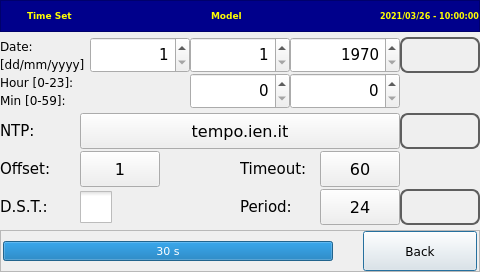
<?xml version="1.0" encoding="UTF-8"?>
<ui version="4.0">
 <class>TimeSet</class>
 <widget class="QDialog" name="TimeSet">
  <property name="geometry">
   <rect>
    <x>0</x>
    <y>0</y>
    <width>480</width>
    <height>272</height>
   </rect>
  </property>
  <property name="windowTitle">
   <string>Dialog</string>
  </property>
  <layout class="QVBoxLayout" name="verticalLayout_3">
   <property name="spacing">
    <number>0</number>
   </property>
   <property name="margin">
    <number>0</number>
   </property>
   <item>
    <widget class="QFrame" name="frameTitle">
     <property name="minimumSize">
      <size>
       <width>0</width>
       <height>32</height>
      </size>
     </property>
     <property name="maximumSize">
      <size>
       <width>16777215</width>
       <height>32</height>
      </size>
     </property>
     <property name="styleSheet">
      <string notr="true">background-color: DarkBlue;
color: Yellow;</string>
     </property>
     <property name="frameShape">
      <enum>QFrame::StyledPanel</enum>
     </property>
     <property name="frameShadow">
      <enum>QFrame::Raised</enum>
     </property>
     <layout class="QHBoxLayout" name="horizontalLayout_2">
      <property name="spacing">
       <number>2</number>
      </property>
      <property name="margin">
       <number>0</number>
      </property>
      <item>
       <widget class="QLabel" name="lblIcon">
        <property name="minimumSize">
         <size>
          <width>24</width>
          <height>24</height>
         </size>
        </property>
        <property name="maximumSize">
         <size>
          <width>24</width>
          <height>24</height>
         </size>
        </property>
        <property name="styleSheet">
         <string notr="true">border-image: url(&quot;:/libicons/img/Clock-icon.png&quot;)</string>
        </property>
        <property name="text">
         <string/>
        </property>
       </widget>
      </item>
      <item>
       <widget class="QLabel" name="lblAction">
        <property name="minimumSize">
         <size>
          <width>0</width>
          <height>25</height>
         </size>
        </property>
        <property name="maximumSize">
         <size>
          <width>16777215</width>
          <height>25</height>
         </size>
        </property>
        <property name="font">
         <font>
          <family>DejaVu Sans</family>
          <pointsize>7</pointsize>
          <weight>75</weight>
          <bold>true</bold>
         </font>
        </property>
        <property name="styleSheet">
         <string notr="true"/>
        </property>
        <property name="text">
         <string>Time Set</string>
        </property>
        <property name="scaledContents">
         <bool>false</bool>
        </property>
       </widget>
      </item>
      <item>
       <spacer name="horizontalSpacer_2">
        <property name="orientation">
         <enum>Qt::Horizontal</enum>
        </property>
        <property name="sizeType">
         <enum>QSizePolicy::MinimumExpanding</enum>
        </property>
        <property name="sizeHint" stdset="0">
         <size>
          <width>10</width>
          <height>20</height>
         </size>
        </property>
       </spacer>
      </item>
      <item>
       <widget class="QLabel" name="lblModel">
        <property name="minimumSize">
         <size>
          <width>0</width>
          <height>25</height>
         </size>
        </property>
        <property name="maximumSize">
         <size>
          <width>16777215</width>
          <height>25</height>
         </size>
        </property>
        <property name="font">
         <font>
          <family>DejaVu Sans</family>
          <pointsize>7</pointsize>
          <weight>75</weight>
          <bold>true</bold>
         </font>
        </property>
        <property name="styleSheet">
         <string notr="true"/>
        </property>
        <property name="text">
         <string>Model</string>
        </property>
        <property name="scaledContents">
         <bool>false</bool>
        </property>
       </widget>
      </item>
      <item>
       <spacer name="horizontalSpacer_3">
        <property name="orientation">
         <enum>Qt::Horizontal</enum>
        </property>
        <property name="sizeHint" stdset="0">
         <size>
          <width>40</width>
          <height>20</height>
         </size>
        </property>
       </spacer>
      </item>
      <item alignment="Qt::AlignVCenter">
       <widget class="QLabel" name="lblDateTime">
        <property name="font">
         <font>
          <family>DejaVu Sans</family>
          <pointsize>6</pointsize>
          <weight>75</weight>
          <bold>true</bold>
         </font>
        </property>
        <property name="text">
         <string>2021/03/26 - 10:00:00</string>
        </property>
       </widget>
      </item>
     </layout>
    </widget>
   </item>
   <item>
    <spacer name="verticalSpacer_3">
     <property name="orientation">
      <enum>Qt::Vertical</enum>
     </property>
     <property name="sizeHint" stdset="0">
      <size>
       <width>20</width>
       <height>0</height>
      </size>
     </property>
    </spacer>
   </item>
   <item>
    <layout class="QGridLayout" name="gridLayout_2">
     <property name="spacing">
      <number>0</number>
     </property>
     <item row="0" column="3">
      <widget class="QSpinBox" name="spinBoxAnno">
       <property name="sizePolicy">
        <sizepolicy hsizetype="Minimum" vsizetype="MinimumExpanding">
         <horstretch>0</horstretch>
         <verstretch>0</verstretch>
        </sizepolicy>
       </property>
       <property name="minimumSize">
        <size>
         <width>110</width>
         <height>36</height>
        </size>
       </property>
       <property name="maximumSize">
        <size>
         <width>160</width>
         <height>66</height>
        </size>
       </property>
       <property name="font">
        <font>
         <family>DejaVu Sans</family>
         <pointsize>11</pointsize>
         <weight>50</weight>
         <italic>false</italic>
         <bold>false</bold>
        </font>
       </property>
       <property name="focusPolicy">
        <enum>Qt::NoFocus</enum>
       </property>
       <property name="styleSheet">
        <string notr="true"/>
       </property>
       <property name="alignment">
        <set>Qt::AlignRight|Qt::AlignTrailing|Qt::AlignVCenter</set>
       </property>
       <property name="minimum">
        <number>1970</number>
       </property>
       <property name="maximum">
        <number>2100</number>
       </property>
       <property name="value">
        <number>1970</number>
       </property>
      </widget>
     </item>
     <item row="0" column="2">
      <widget class="QSpinBox" name="spinBoxMese">
       <property name="sizePolicy">
        <sizepolicy hsizetype="Minimum" vsizetype="MinimumExpanding">
         <horstretch>0</horstretch>
         <verstretch>0</verstretch>
        </sizepolicy>
       </property>
       <property name="minimumSize">
        <size>
         <width>100</width>
         <height>36</height>
        </size>
       </property>
       <property name="maximumSize">
        <size>
         <width>130</width>
         <height>66</height>
        </size>
       </property>
       <property name="font">
        <font>
         <family>DejaVu Sans</family>
         <pointsize>11</pointsize>
         <weight>50</weight>
         <italic>false</italic>
         <bold>false</bold>
        </font>
       </property>
       <property name="focusPolicy">
        <enum>Qt::NoFocus</enum>
       </property>
       <property name="alignment">
        <set>Qt::AlignRight|Qt::AlignTrailing|Qt::AlignVCenter</set>
       </property>
       <property name="minimum">
        <number>1</number>
       </property>
       <property name="maximum">
        <number>12</number>
       </property>
       <property name="value">
        <number>1</number>
       </property>
      </widget>
     </item>
     <item row="1" column="3">
      <widget class="QSpinBox" name="spinBoxMinuti">
       <property name="sizePolicy">
        <sizepolicy hsizetype="Minimum" vsizetype="MinimumExpanding">
         <horstretch>0</horstretch>
         <verstretch>0</verstretch>
        </sizepolicy>
       </property>
       <property name="minimumSize">
        <size>
         <width>100</width>
         <height>36</height>
        </size>
       </property>
       <property name="maximumSize">
        <size>
         <width>130</width>
         <height>66</height>
        </size>
       </property>
       <property name="font">
        <font>
         <family>DejaVu Sans</family>
         <pointsize>11</pointsize>
         <weight>50</weight>
         <italic>false</italic>
         <bold>false</bold>
        </font>
       </property>
       <property name="focusPolicy">
        <enum>Qt::NoFocus</enum>
       </property>
       <property name="alignment">
        <set>Qt::AlignRight|Qt::AlignTrailing|Qt::AlignVCenter</set>
       </property>
       <property name="maximum">
        <number>59</number>
       </property>
      </widget>
     </item>
     <item row="0" column="4">
      <widget class="QPushButton" name="pushButtonSetManual">
       <property name="sizePolicy">
        <sizepolicy hsizetype="Minimum" vsizetype="MinimumExpanding">
         <horstretch>0</horstretch>
         <verstretch>0</verstretch>
        </sizepolicy>
       </property>
       <property name="minimumSize">
        <size>
         <width>36</width>
         <height>36</height>
        </size>
       </property>
       <property name="maximumSize">
        <size>
         <width>80</width>
         <height>80</height>
        </size>
       </property>
       <property name="focusPolicy">
        <enum>Qt::NoFocus</enum>
       </property>
       <property name="styleSheet">
        <string notr="true">QPushButton
{
border: 2px solid  rgb(94, 94, 94);
border-radius: 8px;
qproperty-icon: url(:/libicons/img/OK.png);
qproperty-iconSize: 24px 24px;
qproperty-focusPolicy: NoFocus;
}
QPushButton:pressed
{
border: 2px solid  rgb(194, 194, 194);
background-color:  rgb(255, 255, 127);
}
QPushButton:disabled
{
border: 2px solid  rgb(194, 194, 194);
}
</string>
       </property>
       <property name="text">
        <string/>
       </property>
      </widget>
     </item>
     <item row="0" column="0">
      <layout class="QVBoxLayout" name="verticalLayout">
       <property name="spacing">
        <number>0</number>
       </property>
       <item>
        <widget class="QLabel" name="labelDataTitle">
         <property name="font">
          <font>
           <family>DejaVu Sans</family>
           <pointsize>9</pointsize>
          </font>
         </property>
         <property name="text">
          <string>Date:</string>
         </property>
        </widget>
       </item>
       <item>
        <widget class="QLabel" name="labelDataTitle_2">
         <property name="font">
          <font>
           <family>DejaVu Sans</family>
           <pointsize>9</pointsize>
          </font>
         </property>
         <property name="text">
          <string>[dd/mm/yyyy]</string>
         </property>
        </widget>
       </item>
      </layout>
     </item>
     <item row="1" column="0">
      <layout class="QVBoxLayout" name="verticalLayout_2">
       <property name="spacing">
        <number>0</number>
       </property>
       <item>
        <widget class="QLabel" name="labelOraTile">
         <property name="font">
          <font>
           <family>DejaVu Sans</family>
           <pointsize>9</pointsize>
          </font>
         </property>
         <property name="text">
          <string>Hour [0-23]:</string>
         </property>
        </widget>
       </item>
       <item>
        <widget class="QLabel" name="labelMinTile">
         <property name="font">
          <font>
           <family>DejaVu Sans</family>
           <pointsize>9</pointsize>
          </font>
         </property>
         <property name="text">
          <string>Min [0-59]:</string>
         </property>
        </widget>
       </item>
      </layout>
     </item>
     <item row="1" column="2">
      <widget class="QSpinBox" name="spinBoxOre">
       <property name="sizePolicy">
        <sizepolicy hsizetype="Minimum" vsizetype="MinimumExpanding">
         <horstretch>0</horstretch>
         <verstretch>0</verstretch>
        </sizepolicy>
       </property>
       <property name="minimumSize">
        <size>
         <width>100</width>
         <height>36</height>
        </size>
       </property>
       <property name="maximumSize">
        <size>
         <width>130</width>
         <height>66</height>
        </size>
       </property>
       <property name="font">
        <font>
         <family>DejaVu Sans</family>
         <pointsize>11</pointsize>
         <weight>50</weight>
         <italic>false</italic>
         <bold>false</bold>
        </font>
       </property>
       <property name="focusPolicy">
        <enum>Qt::NoFocus</enum>
       </property>
       <property name="alignment">
        <set>Qt::AlignRight|Qt::AlignTrailing|Qt::AlignVCenter</set>
       </property>
       <property name="maximum">
        <number>23</number>
       </property>
      </widget>
     </item>
     <item row="0" column="1">
      <widget class="QSpinBox" name="spinBoxGiorno">
       <property name="sizePolicy">
        <sizepolicy hsizetype="Minimum" vsizetype="MinimumExpanding">
         <horstretch>0</horstretch>
         <verstretch>0</verstretch>
        </sizepolicy>
       </property>
       <property name="minimumSize">
        <size>
         <width>100</width>
         <height>36</height>
        </size>
       </property>
       <property name="maximumSize">
        <size>
         <width>130</width>
         <height>66</height>
        </size>
       </property>
       <property name="font">
        <font>
         <family>DejaVu Sans</family>
         <pointsize>11</pointsize>
         <weight>50</weight>
         <italic>false</italic>
         <bold>false</bold>
        </font>
       </property>
       <property name="focusPolicy">
        <enum>Qt::NoFocus</enum>
       </property>
       <property name="alignment">
        <set>Qt::AlignRight|Qt::AlignTrailing|Qt::AlignVCenter</set>
       </property>
       <property name="minimum">
        <number>1</number>
       </property>
       <property name="maximum">
        <number>31</number>
       </property>
       <property name="value">
        <number>1</number>
       </property>
      </widget>
     </item>
    </layout>
   </item>
   <item>
    <spacer name="verticalSpacer">
     <property name="orientation">
      <enum>Qt::Vertical</enum>
     </property>
     <property name="sizeType">
      <enum>QSizePolicy::MinimumExpanding</enum>
     </property>
     <property name="sizeHint" stdset="0">
      <size>
       <width>20</width>
       <height>1</height>
      </size>
     </property>
    </spacer>
   </item>
   <item>
    <layout class="QGridLayout" name="gridLayout">
     <property name="horizontalSpacing">
      <number>0</number>
     </property>
     <property name="verticalSpacing">
      <number>2</number>
     </property>
     <item row="2" column="5">
      <widget class="QPushButton" name="pushButtonNTPSync">
       <property name="sizePolicy">
        <sizepolicy hsizetype="Minimum" vsizetype="Expanding">
         <horstretch>0</horstretch>
         <verstretch>0</verstretch>
        </sizepolicy>
       </property>
       <property name="minimumSize">
        <size>
         <width>36</width>
         <height>36</height>
        </size>
       </property>
       <property name="maximumSize">
        <size>
         <width>80</width>
         <height>90</height>
        </size>
       </property>
       <property name="focusPolicy">
        <enum>Qt::NoFocus</enum>
       </property>
       <property name="styleSheet">
        <string notr="true">QPushButton
{
border: 2px solid  rgb(94, 94, 94);
border-radius: 8px;
qproperty-icon: url(:/libicons/img/Reload_64.png);
qproperty-iconSize: 24px 24px;
qproperty-focusPolicy: NoFocus;
}
QPushButton:pressed
{
border: 2px solid  rgb(194, 194, 194);
background-color:  rgb(255, 255, 127);
}
QPushButton:disabled
{
border: 2px solid  rgb(194, 194, 194);
}
</string>
       </property>
       <property name="text">
        <string/>
       </property>
      </widget>
     </item>
     <item row="0" column="0">
      <widget class="QLabel" name="labelNtpServer">
       <property name="sizePolicy">
        <sizepolicy hsizetype="Minimum" vsizetype="Expanding">
         <horstretch>0</horstretch>
         <verstretch>0</verstretch>
        </sizepolicy>
       </property>
       <property name="minimumSize">
        <size>
         <width>80</width>
         <height>30</height>
        </size>
       </property>
       <property name="maximumSize">
        <size>
         <width>128</width>
         <height>90</height>
        </size>
       </property>
       <property name="font">
        <font>
         <family>DejaVu Sans</family>
         <pointsize>11</pointsize>
        </font>
       </property>
       <property name="text">
        <string>NTP:        </string>
       </property>
      </widget>
     </item>
     <item row="0" column="1" colspan="4">
      <widget class="QPushButton" name="pushButtonNTPServer">
       <property name="sizePolicy">
        <sizepolicy hsizetype="Expanding" vsizetype="Expanding">
         <horstretch>0</horstretch>
         <verstretch>0</verstretch>
        </sizepolicy>
       </property>
       <property name="minimumSize">
        <size>
         <width>0</width>
         <height>36</height>
        </size>
       </property>
       <property name="maximumSize">
        <size>
         <width>800</width>
         <height>90</height>
        </size>
       </property>
       <property name="font">
        <font>
         <family>DejaVu Sans</family>
         <pointsize>12</pointsize>
        </font>
       </property>
       <property name="focusPolicy">
        <enum>Qt::NoFocus</enum>
       </property>
       <property name="text">
        <string>tempo.ien.it</string>
       </property>
      </widget>
     </item>
     <item row="1" column="2">
      <widget class="QPushButton" name="pushButtonNTPOffset">
       <property name="sizePolicy">
        <sizepolicy hsizetype="Expanding" vsizetype="Expanding">
         <horstretch>0</horstretch>
         <verstretch>0</verstretch>
        </sizepolicy>
       </property>
       <property name="minimumSize">
        <size>
         <width>80</width>
         <height>36</height>
        </size>
       </property>
       <property name="maximumSize">
        <size>
         <width>80</width>
         <height>90</height>
        </size>
       </property>
       <property name="font">
        <font>
         <family>DejaVu Sans</family>
         <pointsize>12</pointsize>
        </font>
       </property>
       <property name="focusPolicy">
        <enum>Qt::NoFocus</enum>
       </property>
       <property name="text">
        <string>1</string>
       </property>
      </widget>
     </item>
     <item row="1" column="3">
      <widget class="QLabel" name="labelTOut">
       <property name="sizePolicy">
        <sizepolicy hsizetype="Minimum" vsizetype="Expanding">
         <horstretch>0</horstretch>
         <verstretch>0</verstretch>
        </sizepolicy>
       </property>
       <property name="minimumSize">
        <size>
         <width>80</width>
         <height>30</height>
        </size>
       </property>
       <property name="maximumSize">
        <size>
         <width>850</width>
         <height>90</height>
        </size>
       </property>
       <property name="font">
        <font>
         <family>DejaVu Sans</family>
         <pointsize>11</pointsize>
        </font>
       </property>
       <property name="text">
        <string>Timeout:</string>
       </property>
      </widget>
     </item>
     <item row="1" column="4">
      <widget class="QPushButton" name="pushButtonNTPTimeOut">
       <property name="sizePolicy">
        <sizepolicy hsizetype="Expanding" vsizetype="Expanding">
         <horstretch>0</horstretch>
         <verstretch>0</verstretch>
        </sizepolicy>
       </property>
       <property name="minimumSize">
        <size>
         <width>80</width>
         <height>36</height>
        </size>
       </property>
       <property name="maximumSize">
        <size>
         <width>80</width>
         <height>90</height>
        </size>
       </property>
       <property name="font">
        <font>
         <family>DejaVu Sans</family>
         <pointsize>12</pointsize>
        </font>
       </property>
       <property name="focusPolicy">
        <enum>Qt::NoFocus</enum>
       </property>
       <property name="text">
        <string>60</string>
       </property>
      </widget>
     </item>
     <item row="1" column="0" colspan="2">
      <widget class="QLabel" name="labelOffset">
       <property name="sizePolicy">
        <sizepolicy hsizetype="Minimum" vsizetype="Expanding">
         <horstretch>0</horstretch>
         <verstretch>0</verstretch>
        </sizepolicy>
       </property>
       <property name="minimumSize">
        <size>
         <width>80</width>
         <height>30</height>
        </size>
       </property>
       <property name="maximumSize">
        <size>
         <width>128</width>
         <height>90</height>
        </size>
       </property>
       <property name="font">
        <font>
         <family>DejaVu Sans</family>
         <pointsize>11</pointsize>
        </font>
       </property>
       <property name="text">
        <string>Offset:</string>
       </property>
      </widget>
     </item>
     <item row="0" column="5">
      <widget class="QPushButton" name="pushButtonNTPSet">
       <property name="sizePolicy">
        <sizepolicy hsizetype="MinimumExpanding" vsizetype="Expanding">
         <horstretch>0</horstretch>
         <verstretch>0</verstretch>
        </sizepolicy>
       </property>
       <property name="minimumSize">
        <size>
         <width>36</width>
         <height>36</height>
        </size>
       </property>
       <property name="maximumSize">
        <size>
         <width>80</width>
         <height>90</height>
        </size>
       </property>
       <property name="focusPolicy">
        <enum>Qt::NoFocus</enum>
       </property>
       <property name="styleSheet">
        <string notr="true">QPushButton
{
border: 2px solid  rgb(94, 94, 94);
border-radius: 8px;
qproperty-icon: url(:/libicons/img/Save.png);
qproperty-iconSize: 24px 24px;
qproperty-focusPolicy: NoFocus;
}
QPushButton:pressed
{
border: 2px solid  rgb(194, 194, 194);
background-color:  rgb(255, 255, 127);
}
QPushButton:disabled
{
border: 2px solid  rgb(194, 194, 194);
}
</string>
       </property>
       <property name="text">
        <string/>
       </property>
      </widget>
     </item>
     <item row="2" column="4">
      <widget class="QPushButton" name="pushButtonNTPPeriod">
       <property name="sizePolicy">
        <sizepolicy hsizetype="Expanding" vsizetype="Expanding">
         <horstretch>0</horstretch>
         <verstretch>0</verstretch>
        </sizepolicy>
       </property>
       <property name="minimumSize">
        <size>
         <width>80</width>
         <height>36</height>
        </size>
       </property>
       <property name="maximumSize">
        <size>
         <width>80</width>
         <height>90</height>
        </size>
       </property>
       <property name="font">
        <font>
         <family>DejaVu Sans</family>
         <pointsize>12</pointsize>
        </font>
       </property>
       <property name="focusPolicy">
        <enum>Qt::NoFocus</enum>
       </property>
       <property name="text">
        <string>24</string>
       </property>
      </widget>
     </item>
     <item row="2" column="3">
      <widget class="QLabel" name="labelPeriod">
       <property name="sizePolicy">
        <sizepolicy hsizetype="Minimum" vsizetype="Expanding">
         <horstretch>0</horstretch>
         <verstretch>0</verstretch>
        </sizepolicy>
       </property>
       <property name="minimumSize">
        <size>
         <width>80</width>
         <height>30</height>
        </size>
       </property>
       <property name="maximumSize">
        <size>
         <width>128</width>
         <height>90</height>
        </size>
       </property>
       <property name="font">
        <font>
         <family>DejaVu Sans</family>
         <pointsize>11</pointsize>
        </font>
       </property>
       <property name="text">
        <string>Period:</string>
       </property>
      </widget>
     </item>
     <item row="2" column="0">
      <widget class="QLabel" name="labelDst">
       <property name="sizePolicy">
        <sizepolicy hsizetype="Minimum" vsizetype="Expanding">
         <horstretch>0</horstretch>
         <verstretch>0</verstretch>
        </sizepolicy>
       </property>
       <property name="minimumSize">
        <size>
         <width>80</width>
         <height>30</height>
        </size>
       </property>
       <property name="maximumSize">
        <size>
         <width>128</width>
         <height>90</height>
        </size>
       </property>
       <property name="font">
        <font>
         <family>DejaVu Sans</family>
         <pointsize>11</pointsize>
        </font>
       </property>
       <property name="text">
        <string>D.S.T.:</string>
       </property>
      </widget>
     </item>
     <item row="2" column="2">
      <widget class="QCheckBox" name="checkBoxDst">
       <property name="sizePolicy">
        <sizepolicy hsizetype="MinimumExpanding" vsizetype="Expanding">
         <horstretch>0</horstretch>
         <verstretch>0</verstretch>
        </sizepolicy>
       </property>
       <property name="minimumSize">
        <size>
         <width>0</width>
         <height>32</height>
        </size>
       </property>
       <property name="maximumSize">
        <size>
         <width>16777215</width>
         <height>90</height>
        </size>
       </property>
       <property name="focusPolicy">
        <enum>Qt::NoFocus</enum>
       </property>
       <property name="styleSheet">
        <string notr="true">QCheckBox::indicator {
	width: 32px;
	height:32px;
}
</string>
       </property>
       <property name="text">
        <string/>
       </property>
      </widget>
     </item>
    </layout>
   </item>
   <item>
    <spacer name="verticalSpacer_2">
     <property name="orientation">
      <enum>Qt::Vertical</enum>
     </property>
     <property name="sizeType">
      <enum>QSizePolicy::MinimumExpanding</enum>
     </property>
     <property name="sizeHint" stdset="0">
      <size>
       <width>18</width>
       <height>0</height>
      </size>
     </property>
    </spacer>
   </item>
   <item>
    <widget class="QFrame" name="frameButtons">
     <property name="minimumSize">
      <size>
       <width>0</width>
       <height>42</height>
      </size>
     </property>
     <property name="maximumSize">
      <size>
       <width>16777215</width>
       <height>48</height>
      </size>
     </property>
     <property name="frameShape">
      <enum>QFrame::StyledPanel</enum>
     </property>
     <property name="frameShadow">
      <enum>QFrame::Raised</enum>
     </property>
     <layout class="QHBoxLayout" name="horizontalLayout">
      <property name="spacing">
       <number>2</number>
      </property>
      <property name="leftMargin">
       <number>2</number>
      </property>
      <property name="topMargin">
       <number>0</number>
      </property>
      <property name="rightMargin">
       <number>2</number>
      </property>
      <property name="bottomMargin">
       <number>0</number>
      </property>
      <item>
       <widget class="QProgressBar" name="progressBarElapsed">
        <property name="minimumSize">
         <size>
          <width>330</width>
          <height>20</height>
         </size>
        </property>
        <property name="maximumSize">
         <size>
          <width>16777215</width>
          <height>20</height>
         </size>
        </property>
        <property name="font">
         <font>
          <family>DejaVu Sans</family>
          <pointsize>8</pointsize>
         </font>
        </property>
        <property name="maximum">
         <number>30</number>
        </property>
        <property name="value">
         <number>30</number>
        </property>
        <property name="textVisible">
         <bool>true</bool>
        </property>
        <property name="orientation">
         <enum>Qt::Horizontal</enum>
        </property>
        <property name="format">
         <string>%v s</string>
        </property>
       </widget>
      </item>
      <item>
       <spacer name="horizontalSpacer">
        <property name="orientation">
         <enum>Qt::Horizontal</enum>
        </property>
        <property name="sizeHint" stdset="0">
         <size>
          <width>20</width>
          <height>20</height>
         </size>
        </property>
       </spacer>
      </item>
      <item>
       <widget class="QPushButton" name="cmdBack">
        <property name="minimumSize">
         <size>
          <width>114</width>
          <height>30</height>
         </size>
        </property>
        <property name="maximumSize">
         <size>
          <width>200</width>
          <height>40</height>
         </size>
        </property>
        <property name="font">
         <font>
          <family>DejaVu Sans</family>
          <pointsize>9</pointsize>
         </font>
        </property>
        <property name="focusPolicy">
         <enum>Qt::NoFocus</enum>
        </property>
        <property name="text">
         <string notr="true">Back</string>
        </property>
        <property name="icon">
         <iconset resource="resources.qrc">
          <normaloff>:/libicons/img/Back.png</normaloff>:/libicons/img/Back.png</iconset>
        </property>
        <property name="autoDefault">
         <bool>false</bool>
        </property>
        <property name="default">
         <bool>true</bool>
        </property>
       </widget>
      </item>
     </layout>
    </widget>
   </item>
  </layout>
 </widget>
 <resources>
  <include location="resources.qrc"/>
 </resources>
 <connections/>
</ui>
